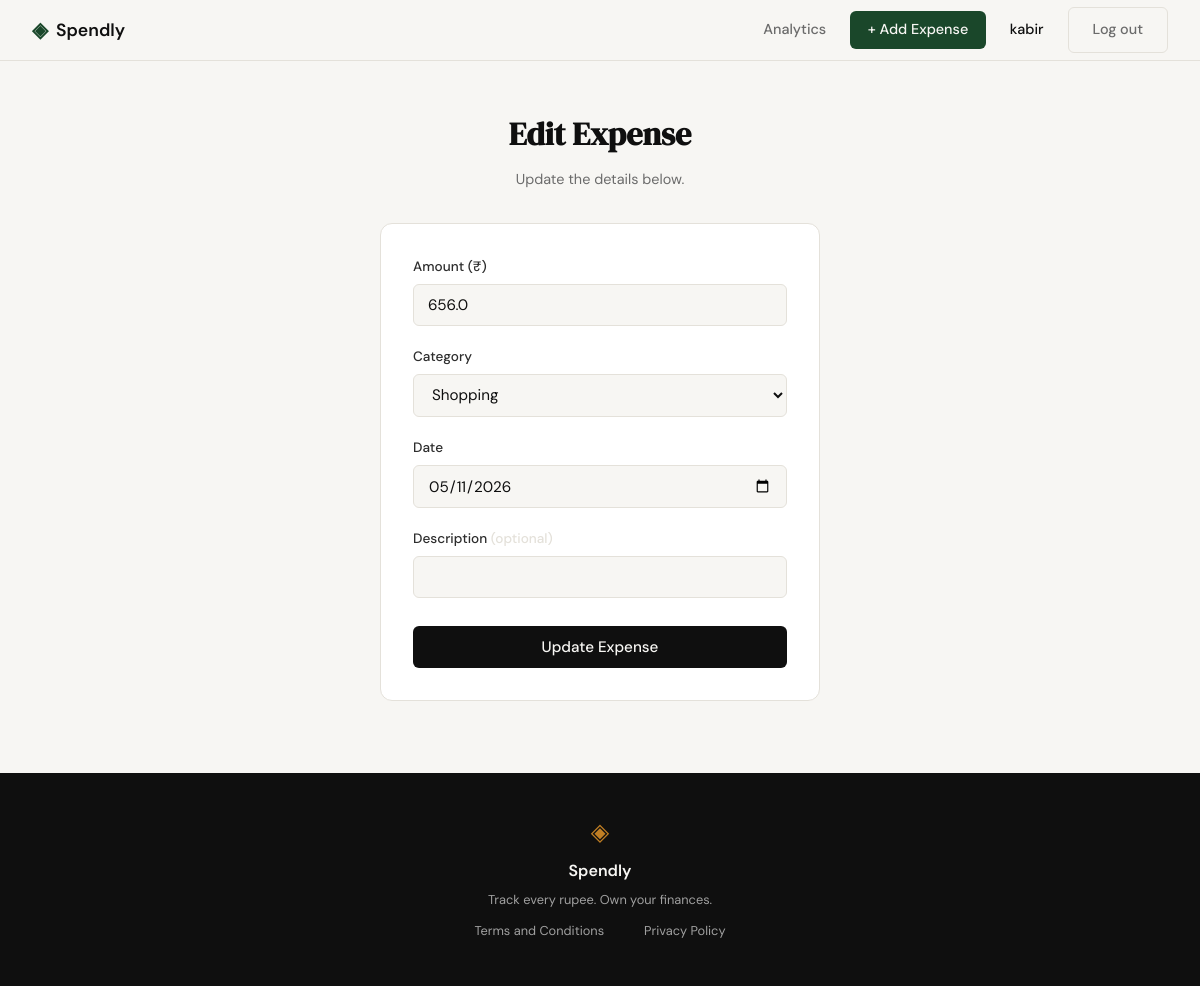
The app's page /expenses/24/edit (signed in) with its own data.
### tables this page shows
CREATE TABLE expenses (
            id          INTEGER PRIMARY KEY AUTOINCREMENT,
            user_id     INTEGER NOT NULL REFERENCES users(id),
            amount      REAL    NOT NULL,
            category    TEXT    NOT NULL,
            date        TEXT    NOT NULL,
            description TEXT,
            created_at  TEXT    DEFAULT (datetime('now'))
        );

### app.py (the view, shortened to what this page needs)
@app.route("/expenses/<int:id>/edit", methods=["GET", "POST"])
def edit_expense(id):
    if not session.get("user_id"):
        return redirect(url_for("login"))
    expense = get_expense_by_id(id)
    if expense is None:
        abort(404)
    if expense["user_id"] != session["user_id"]:
        abort(403)
    return render_template(
        "edit_expense.html",
        categories=EXPENSE_CATEGORIES,
        expense=expense,
        amount=expense["amount"],
        category=expense["category"],
        date=expense["date"],
        description=expense["description"] or "",
    )

### database/db.py (called while the page is built)
def get_db():
    if "db" not in g:
        db_path = current_app.config.get("DATABASE", "spendly.db")
        g.db = sqlite3.connect(db_path)
        g.db.row_factory = sqlite3.Row
        g.db.execute("PRAGMA foreign_keys = ON")
    return g.db

def get_expense_by_id(expense_id):
    return (
        get_db()
        .execute("SELECT * FROM expenses WHERE id = ?", (expense_id,))
        .fetchone()
    )

### templates/edit_expense.html (shortened to what this page needs)
{% extends "base.html" %}
{% block content %}
<section class="auth-section">
  <div class="auth-container">
    <div class="auth-header">
      <h1 class="auth-title">Edit Expense</h1>
      <p class="auth-subtitle">Update the details below.</p>
    </div>
    <div class="auth-card">
      <form method="POST" action="{{ url_for('edit_expense', id=expense['id']) }}">
        <div class="form-group">
          <label for="amount">Amount (₹)</label>
          <input class="form-input" type="number" id="amount" name="amount"
                 step="0.01" min="0.01" required
                 value="{{ amount or '' }}">
        </div>
        <div class="form-group">
          <label for="category">Category</label>
          <select class="form-input" id="category" name="category" required>
            {% for cat in categories %}
            <option value="{{ cat }}" {% if category == cat %}selected{% endif %}>{{ cat }}</option>
            {% endfor %}
          </select>
        </div>
        <div class="form-group">
          <label for="date">Date</label>
          <input class="form-input" type="date" id="date" name="date"
                 required value="{{ date or '' }}">
        </div>
        <div class="form-group">
          <label for="description">Description <span style="color:var(--border)">(optional)</span></label>
          <input class="form-input" type="text" id="description" name="description"
                 maxlength="200" value="{{ description or '' }}">
        </div>
        <button type="submit" class="btn-submit">Update Expense</button>
      </form>
    </div>
  </div>
</section>
{% endblock %}

### static/css/style.css (style rules this page uses)
:root { --ink: #0f0f0f; --ink-soft: #2d2d2d; --ink-muted: #6b6b6b; --ink-faint: #a0a0a0; --paper: #f7f6f3; --paper-warm: #f0ede6; --paper-card: #ffffff; --accent: #1a472a; --accent-light: #e8f0eb; --accent-2: #c17f24; --accent-2-light: #fdf3e3; --danger: #c0392b; --danger-light: #fdecea; --border: #e4e1da; --border-soft: #eeebe4; --font-display: 'DM Serif Display', Georgia, serif; --font-body: 'DM Sans', system-ui, sans-serif; --max-width: 1200px; --auth-width: 440px; --radius-sm: 6px; --radius-md: 12px; --radius-lg: 20px; }
*, *::before, *::after { box-sizing: border-box; margin: 0; padding: 0; }
html { font-size: 16px; scroll-behavior: smooth; }
body { background: var(--paper); color: var(--ink); font-family: var(--font-body); font-size: 1rem; line-height: 1.6; -webkit-font-smoothing: antialiased; }
.auth-section { min-height: calc(100vh - 60px - 100px); display: flex; align-items: center; justify-content: center; padding: 3rem 2rem; }
.auth-container { width: 100%; max-width: var(--auth-width); }
.auth-header { text-align: center; margin-bottom: 2rem; }
.auth-title { font-family: var(--font-display); font-size: 2rem; color: var(--ink); margin-bottom: 0.5rem; }
.auth-subtitle { font-size: 0.9rem; color: var(--ink-muted); }
.auth-card { background: var(--paper-card); border: 1px solid var(--border); border-radius: var(--radius-md); padding: 2rem; margin-bottom: 1.5rem; }
.form-group { margin-bottom: 1.25rem; }
.form-group label { display: block; font-size: 0.85rem; font-weight: 500; color: var(--ink-soft); margin-bottom: 0.4rem; }
.form-input { width: 100%; padding: 0.6rem 0.875rem; border: 1px solid var(--border); border-radius: var(--radius-sm); font-family: var(--font-body); font-size: 0.95rem; color: var(--ink); background: var(--paper); outline: none; transition: border-color 0.2s; }
.form-input::placeholder { color: var(--ink-faint); }
.btn-submit { width: 100%; padding: 0.7rem; background: var(--ink); color: var(--paper); border: none; border-radius: var(--radius-sm); font-family: var(--font-body); font-size: 0.95rem; font-weight: 500; cursor: pointer; transition: background 0.2s; margin-top: 0.5rem; }

### records on screen
expenses: amount "656.0", category "Shopping", date "05/11/2026"

### other values on screen
{{ session.get("user_name") }} "kabir"
